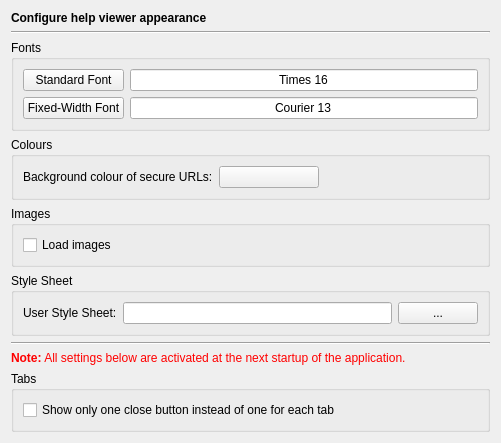
<?xml version="1.0" encoding="UTF-8"?>
<ui version="4.0">
 <class>HelpAppearancePage</class>
 <widget class="QWidget" name="HelpAppearancePage">
  <property name="geometry">
   <rect>
    <x>0</x>
    <y>0</y>
    <width>497</width>
    <height>440</height>
   </rect>
  </property>
  <layout class="QVBoxLayout" name="verticalLayout_3">
   <item>
    <widget class="QLabel" name="headerLabel">
     <property name="text">
      <string>&lt;b&gt;Configure help viewer appearance&lt;/b&gt;</string>
     </property>
    </widget>
   </item>
   <item>
    <widget class="Line" name="line17">
     <property name="frameShape">
      <enum>QFrame::HLine</enum>
     </property>
     <property name="frameShadow">
      <enum>QFrame::Sunken</enum>
     </property>
     <property name="orientation">
      <enum>Qt::Horizontal</enum>
     </property>
    </widget>
   </item>
   <item>
    <widget class="QGroupBox" name="groupBox_5">
     <property name="title">
      <string>Fonts</string>
     </property>
     <layout class="QGridLayout" name="gridLayout">
      <item row="0" column="0">
       <widget class="QPushButton" name="standardFontButton">
        <property name="toolTip">
         <string>Press to select the standard font</string>
        </property>
        <property name="text">
         <string>Standard Font</string>
        </property>
       </widget>
      </item>
      <item row="0" column="1">
       <widget class="QLineEdit" name="standardFontSample">
        <property name="focusPolicy">
         <enum>Qt::NoFocus</enum>
        </property>
        <property name="text">
         <string>Times 16</string>
        </property>
        <property name="alignment">
         <set>Qt::AlignHCenter</set>
        </property>
        <property name="readOnly">
         <bool>true</bool>
        </property>
       </widget>
      </item>
      <item row="1" column="0">
       <widget class="QPushButton" name="fixedFontButton">
        <property name="toolTip">
         <string>Press to select the fixed-width font</string>
        </property>
        <property name="text">
         <string>Fixed-Width Font</string>
        </property>
       </widget>
      </item>
      <item row="1" column="1">
       <widget class="QLineEdit" name="fixedFontSample">
        <property name="focusPolicy">
         <enum>Qt::NoFocus</enum>
        </property>
        <property name="text">
         <string>Courier 13</string>
        </property>
        <property name="alignment">
         <set>Qt::AlignHCenter</set>
        </property>
        <property name="readOnly">
         <bool>true</bool>
        </property>
       </widget>
      </item>
     </layout>
    </widget>
   </item>
   <item>
    <widget class="QGroupBox" name="groupBox_3">
     <property name="title">
      <string>Colours</string>
     </property>
     <layout class="QGridLayout" name="gridLayout_2">
      <item row="0" column="0">
       <widget class="QLabel" name="textLabel1_3">
        <property name="text">
         <string>Background colour of secure URLs:</string>
        </property>
       </widget>
      </item>
      <item row="0" column="1">
       <widget class="QPushButton" name="secureURLsColourButton">
        <property name="minimumSize">
         <size>
          <width>100</width>
          <height>0</height>
         </size>
        </property>
        <property name="toolTip">
         <string>Select the background colour for secure URLs.</string>
        </property>
        <property name="text">
         <string/>
        </property>
       </widget>
      </item>
      <item row="0" column="2">
       <spacer name="horizontalSpacer">
        <property name="orientation">
         <enum>Qt::Horizontal</enum>
        </property>
        <property name="sizeHint" stdset="0">
         <size>
          <width>141</width>
          <height>20</height>
         </size>
        </property>
       </spacer>
      </item>
     </layout>
    </widget>
   </item>
   <item>
    <widget class="QGroupBox" name="groupBox">
     <property name="title">
      <string>Images</string>
     </property>
     <layout class="QVBoxLayout" name="verticalLayout">
      <item>
       <widget class="QCheckBox" name="autoLoadImagesCheckBox">
        <property name="toolTip">
         <string>Select to load images</string>
        </property>
        <property name="text">
         <string>Load images</string>
        </property>
       </widget>
      </item>
     </layout>
    </widget>
   </item>
   <item>
    <widget class="QGroupBox" name="groupBox_2">
     <property name="title">
      <string>Style Sheet</string>
     </property>
     <layout class="QHBoxLayout" name="horizontalLayout">
      <item>
       <widget class="QLabel" name="label">
        <property name="text">
         <string>User Style Sheet:</string>
        </property>
       </widget>
      </item>
      <item>
       <widget class="QLineEdit" name="styleSheetEdit">
        <property name="toolTip">
         <string>Enter the file name of a user style sheet</string>
        </property>
       </widget>
      </item>
      <item>
       <widget class="QPushButton" name="styleSheetButton">
        <property name="toolTip">
         <string>Select the user style sheet via a file selection dialog</string>
        </property>
        <property name="text">
         <string>...</string>
        </property>
       </widget>
      </item>
     </layout>
    </widget>
   </item>
   <item>
    <widget class="Line" name="separatorLine">
     <property name="frameShape">
      <enum>QFrame::HLine</enum>
     </property>
     <property name="frameShadow">
      <enum>QFrame::Sunken</enum>
     </property>
     <property name="orientation">
      <enum>Qt::Horizontal</enum>
     </property>
    </widget>
   </item>
   <item>
    <widget class="QLabel" name="nextStartupNoteLabel">
     <property name="text">
      <string>&lt;font color=&quot;#FF0000&quot;&gt;&lt;b&gt;Note:&lt;/b&gt; All settings below are activated at the next startup of the application.&lt;/font&gt;</string>
     </property>
    </widget>
   </item>
   <item>
    <widget class="QGroupBox" name="tabsGroupBox">
     <property name="title">
      <string>Tabs</string>
     </property>
     <layout class="QVBoxLayout" name="verticalLayout_2">
      <item>
       <widget class="QCheckBox" name="tabsCloseButtonCheckBox">
        <property name="text">
         <string>Show only one close button instead of one for each tab</string>
        </property>
       </widget>
      </item>
     </layout>
    </widget>
   </item>
   <item>
    <spacer>
     <property name="orientation">
      <enum>Qt::Vertical</enum>
     </property>
     <property name="sizeHint" stdset="0">
      <size>
       <width>479</width>
       <height>121</height>
      </size>
     </property>
    </spacer>
   </item>
  </layout>
 </widget>
 <tabstops>
  <tabstop>standardFontButton</tabstop>
  <tabstop>fixedFontButton</tabstop>
  <tabstop>secureURLsColourButton</tabstop>
  <tabstop>autoLoadImagesCheckBox</tabstop>
  <tabstop>styleSheetEdit</tabstop>
  <tabstop>styleSheetButton</tabstop>
 </tabstops>
 <resources/>
 <connections/>
</ui>
